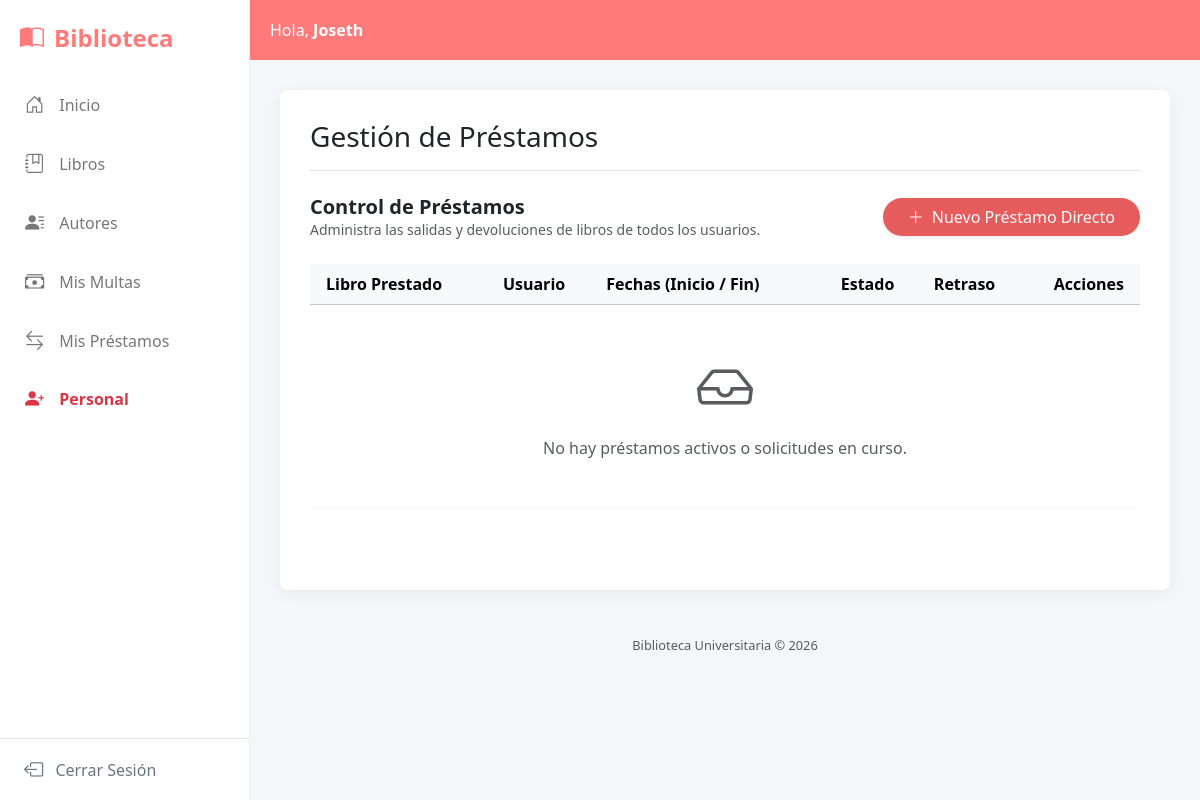
Before: /prestamos/ (signed in) with the older database file.
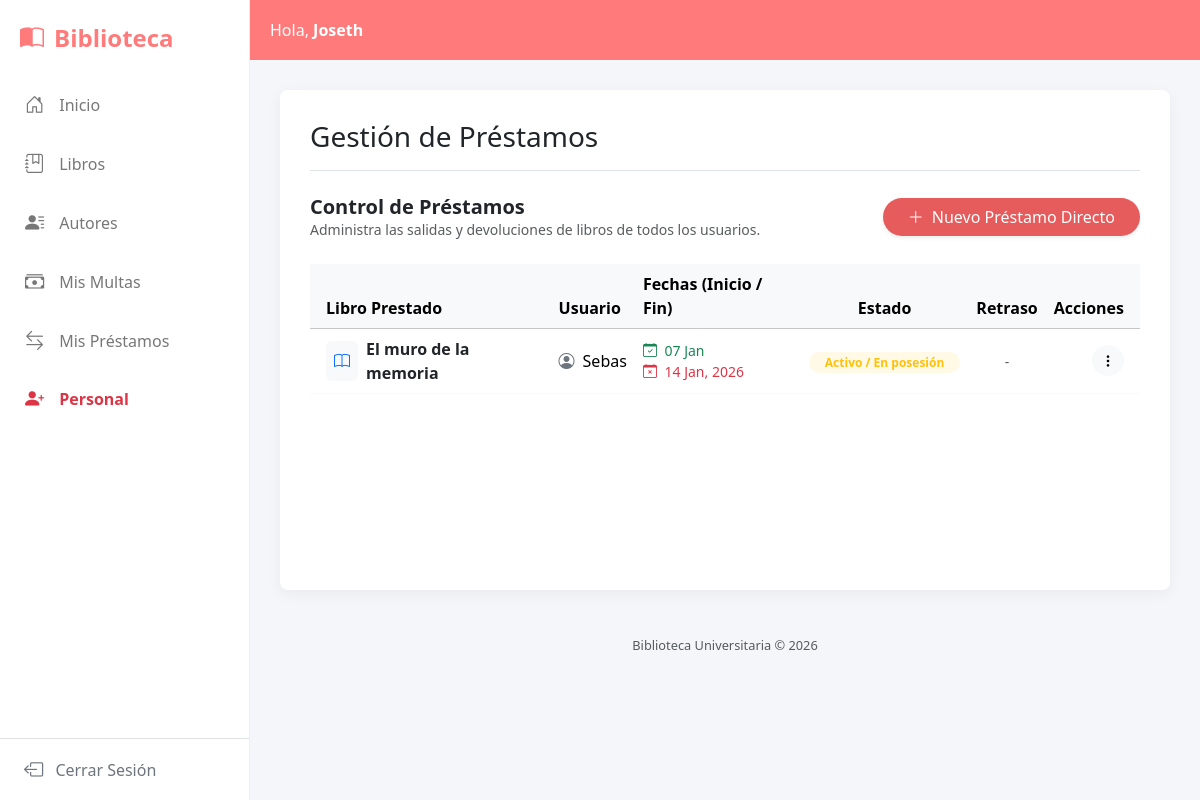
After: the same page with the newer database file.
### gestion/models.py (models this page shows, shortened)
class Prestamo(models.Model):
    estados = [
        ('solicitado', 'Solicitado'),
        ('aprobado', 'Aprobado'),
        ('devuelto', 'Devuelto'),
    ]
    libro = models.ForeignKey(Libro, related_name="prestamos", on_delete=models.PROTECT)
    usuario = models.ForeignKey(settings.AUTH_USER_MODEL, related_name="prestamos", on_delete=models.PROTECT)
    fecha_prestamo = models.DateField(default=timezone.now)
    fecha_max = models.DateField(default=timezone.now)
    fecha_devolucion = models.DateField(blank=True, null=True)
    tiene_multa = models.BooleanField(default=False)
    estado = models.CharField(max_length=20, choices=estados, default='solicitado')
    class Meta:
        permissions = (
            ("ver_prestamos", "Puede ver prestamos"),
            ("gestionar_prestamos", "Puede gestionar prestamos"),
        )

class Libro(models.Model):
    titulo = models.CharField(max_length=20)
    anio = models.IntegerField(blank=True, null=True)
    isbn = models.CharField(max_length=20, blank=True, null=True)
    autor = models.ForeignKey(Autor, related_name="libro", on_delete=models.PROTECT)
    editorial = models.CharField(max_length=255, blank=True, null=True)
    disponible = models.BooleanField(default=True)
    stock = models.PositiveIntegerField(default=1)

### gestion/views.py (the view)
# urls.py: path("prestamos/", views.lista_prestamos, name="lista_prestamos"),
@login_required
def lista_prestamos(request):
    if request.user.has_perm('gestion.change_prestamo'):
        prestamos = Prestamo.objects.filter(fecha_devolucion__isnull=True, tiene_multa=False)
    else:
        prestamos = Prestamo.objects.filter(usuario=request.user, fecha_devolucion__isnull=True, tiene_multa=False)
    return render(request, "prestamo.html", {"prestamos": prestamos})

### gestion/templates/prestamo.html (shortened to what the changed rows need)
{% extends "index.html" %}
{% block contenido %}
<div class="table-responsive">
    <table class="table table-hover align-middle border-light">
        <thead class="table-light text-secondary">
            <tr>
                <th scope="col" class="ps-3">Libro Prestado</th>
                <th scope="col">Usuario</th>
                <th scope="col">Fechas (Inicio / Fin)</th>
                <th scope="col" class="text-center">Estado</th>
                <th scope="col" class="text-center">Retraso</th>
                <th scope="col" class="text-end pe-3">Acciones</th>
            </tr>
        </thead>
        <tbody>
            {% for prestamo in prestamos %}
            <tr>
                <td class="ps-3">
                    <div class="d-flex align-items-center">
                        <div class="rounded bg-light p-2 me-2 text-primary">
                            <i class="bi bi-book"></i>
                        </div>
                        <span class="fw-bold text-dark">{{ prestamo.libro.titulo }}</span>
                    </div>
                </td>
                <td>
                    <div class="d-flex align-items-center">
                        <i class="bi bi-person-circle text-secondary me-2"></i>
                        {{ prestamo.usuario.username }}
                    </div>
                </td>
                <td>
                    <div class="d-flex flex-column small">
                        <span class="text-success"><i class="bi bi-calendar-check me-1"></i> {{ prestamo.fecha_prestamo|date:"d M" }}</span>
                        <span class="text-danger"><i class="bi bi-calendar-x me-1"></i> {{ prestamo.fecha_max|date:"d M, Y" }}</span>
                    </div>
                </td>
                <td class="text-center">
                    {% if prestamo.estado == 'solicitado' %}
                        <span class="badge bg-info bg-opacity-10 text-info rounded-pill px-3">
                            Esperando Aprobación
                        </span>
                    {% elif prestamo.fecha_devolucion %}
                        <span class="badge bg-success bg-opacity-10 text-success rounded-pill px-3">
                            Devuelto: {{ prestamo.fecha_devolucion|date:"d M" }}
                        </span>
                    {% else %}
                        <span class="badge bg-warning bg-opacity-10 text-warning rounded-pill px-3">
                            Activo / En posesión
                        </span>
                    {% endif %}
                </td>
                <td class="text-center">
                    {% if prestamo.dias_retraso > 0 %}
                        <div class="text-danger fw-bold">
                            {{ prestamo.dias_retraso }} días
                        </div>
                    {% else %}
                        <span class="text-muted small">-</span>
                    {% endif %}
                </td>
                <td class="text-end pe-3">
                    {% if perms.gestion.change_prestamo %}
                    <div class="dropdown">
                        <button class="btn btn-sm btn-light rounded-circle" type="button" data-bs-toggle="dropdown">
                            <i class="bi bi-three-dots-vertical"></i>
                        </button>
                    </div>
                    {% else %}
                        <span class="text-muted small">Pendiente de revisión</span>
                    {% endif %}
                </td>
            </tr>
            {% empty %}
            <tr>
                <td colspan="6" class="text-center py-5">
                    <div class="text-muted">
                        <i class="bi bi-inbox display-4 d-block mb-3"></i>
                        No hay préstamos activos o solicitudes en curso.
                    </div>
                </td>
            </tr>
            {% endfor %}
        </tbody>
    </table>
</div>
{% endblock %}

Changed rows visible on the page:
added Prestamo: libro.titulo "El muro de la memoria", usuario.username "Sebas", fecha_prestamo "07 Jan", fecha_max "14 Jan, 2026", estado "Activo / En posesión"
Other visible differences:
text no longer shown: "No hay préstamos activos o solicitudes en curso."
